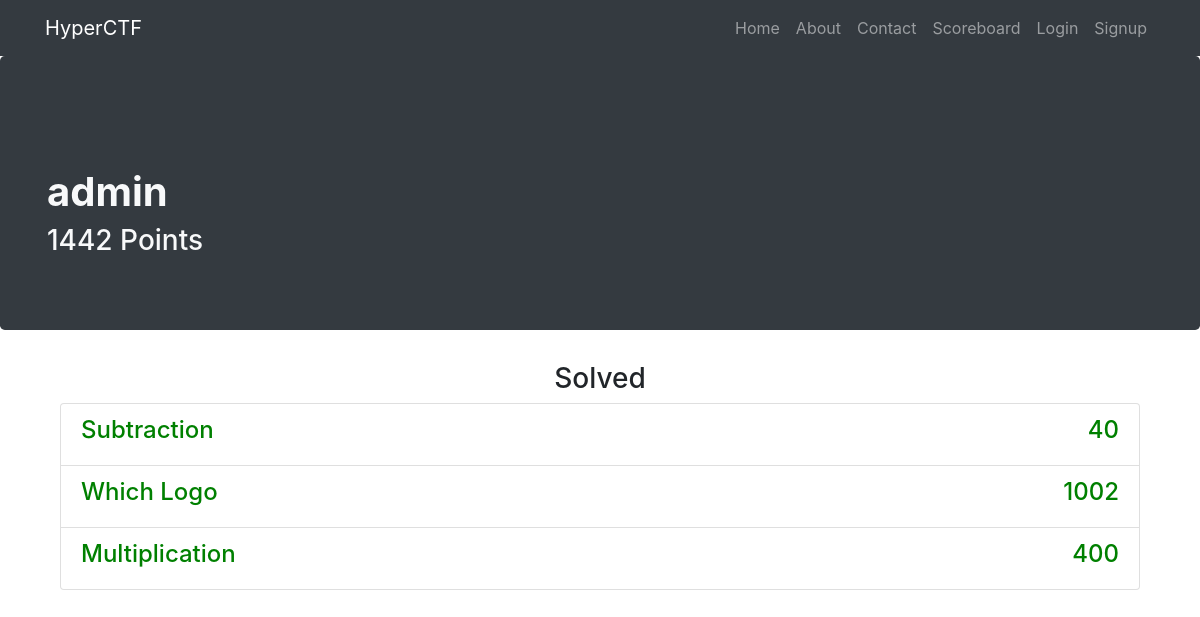
Before: /u/admin with the older database file.
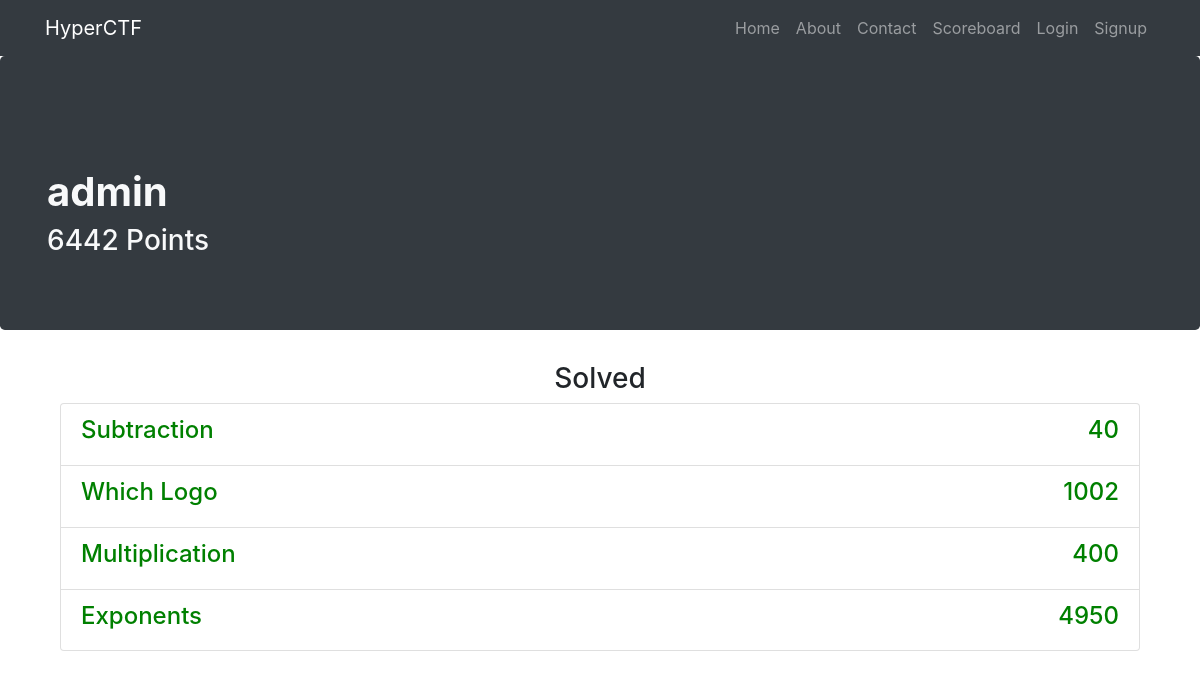
After: the same page with the newer database file.
### app.py (models this page shows, shortened)
class User(db.Model):
	__tablename__ = "users"
	id = db.Column(db.Integer, primary_key=True)
	username = db.Column(db.String(20), unique=True, nullable=False)
	password = db.Column(db.String(80), unique=False, nullable=False)
	email = db.Column(db.String(80), unique=True, nullable=False)
	points = db.Column(db.Integer, unique=False, nullable=False)
	date_created = db.Column(db.DateTime, default=datetime.datetime.utcnow)
	solved_challenges = db.relationship('Challenge', secondary="solved", backref=db.backref('solved_users', lazy='dynamic'))

class Challenge(db.Model):
	__tablename__ = "challenges"
	id = db.Column(db.Integer, primary_key=True)
	name = db.Column(db.String(20), unique=True, nullable=False)
	points = db.Column(db.Integer, unique=True, nullable=False)
	content = db.Column(db.String(225), unique=True, nullable=False)
	answer = db.Column(db.String(225), unique=True, nullable=False)

### app.py (the view)
@app.route('/u', defaults={'path': ''})
@app.route('/u/<path:path>', methods=["GET", "POST"])
def catch_all_users(path):
	solved_challenges = []
	user = User.query.filter_by(username=path).first()
	if user is None:
		return abort(404)
	for challenge in user.solved_challenges:
		solved_challenges.append(challenge)
	return render_template("user_info.html", solved_challenges = solved_challenges, user = user)

### templates/user_info.html (shortened to what this page needs)
{% extends "header.html"%}
{% block body %}
<div class="jumbotron bg-dark">
  <div class="container">
    <h1 class="mt-5 text-light" align=""><strong>{{ user.username }}</strong></h1>
    <h3 class="mt-9 text-light" align="">{{ user.points }} Points</h3>
  </div>
</div>
<div class="container">
  <div class="row">
    <div class="col-lg-12 text-center">
      <h3 class="mt-9" align="center">Solved</h3>
      <div class="container">
        <div class="list-group">
          {% for challenge in solved_challenges %}
          <a href="/challenges/{{ challenge.id }}" class="list-group-item">
            <div id="header">
              <h4 style="float: left; width: 50%; text-align: left; color:green;"> {{ challenge.name }} </h4>
              <h4 style="float: left; width: 50%; text-align: right; color:green;"> {{ challenge.points }} </h4>
            </div>
          </a>
          {% endfor %}
        </div>
      </div>
    </div>
  </div>
</div>
{% endblock %}

### templates/header.html (shortened to what this page needs)
<!DOCTYPE html>
<html lang="en">
<head>
  <link rel="stylesheet" href="https://stackpath.bootstrapcdn.com/bootstrap/4.2.1/css/bootstrap.min.css">
  <link rel="stylesheet" href="https://stackpath.bootstrapcdn.com/bootstrap/4.2.1/css/bootstrap.min.css">
</head>
<nav class="navbar navbar-expand-lg navbar-dark bg-dark static-top">
  <div class="container">
    <a class="navbar-brand" style="margin-bottom: 0" href="/">HyperCTF</a>
    <div class="collapse navbar-collapse" id="navbarResponsive">
      <ul class="navbar-nav ml-auto">
          <a class="nav-link" href="/">Home
          </a>
          <li class="nav-item">
            <a class="nav-link" href="/about/">About</a>
          </li>
          <li class="nav-item">
            <a class="nav-link" href="/contact/">Contact</a>
          </li>
          <li class="nav-item">
            <a class="nav-link" href="/scoreboard/">Scoreboard</a>
          </li>
          {% if 'username' in session %}
          <li class="nav-item">
            <a class="nav-link" href="/challenges/">Challenges</a>
          </li>
          <li class="nav-item">
            <a class="nav-link" href="/logout/">Logout</a>
          </li>
          {% else %}
          <li class="nav-item">
            <a class="nav-link" href="/login/">Login</a>
          </li>
          <li class="nav-item">
            <a class="nav-link" href="/signup/">Signup</a>
          </li>
          {% endif %}
        </ul>
      </div>
    </div>
  </nav>
  <body>
    {% block body %}
    {% endblock %}
  </body>
  </html>

Changed rows visible on the page:
changed User "admin": points "1442" → "6442"
added Challenge: name "Exponents", points "4950"
